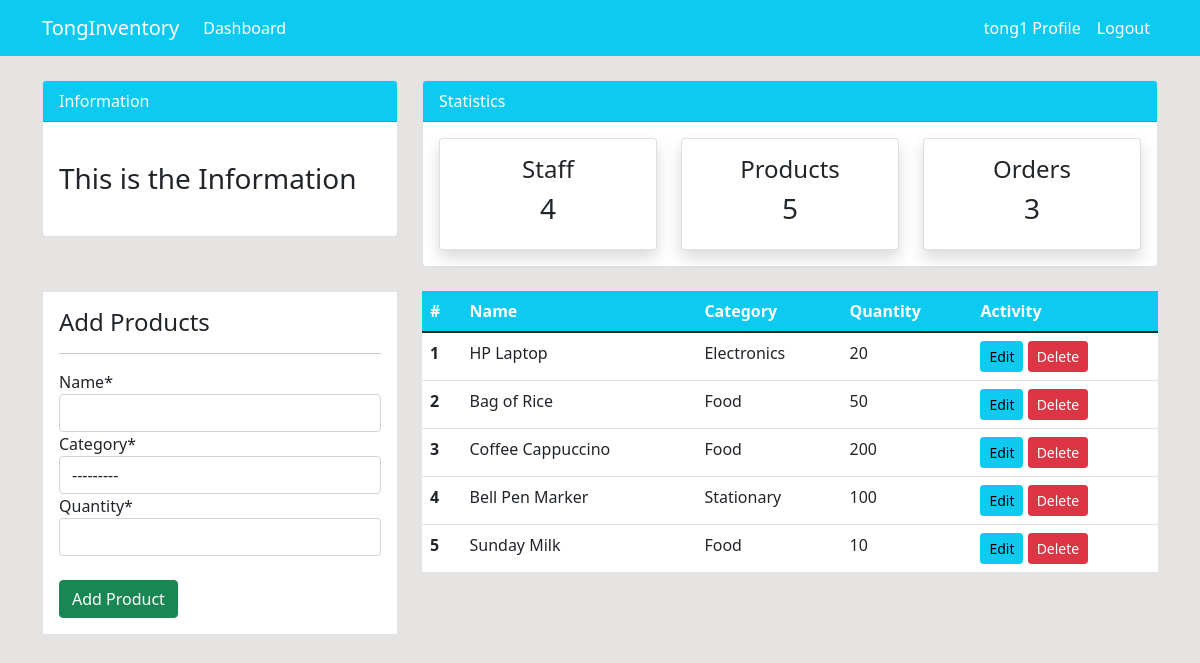
The page /product/ (signed in) on the database as committed earlier.
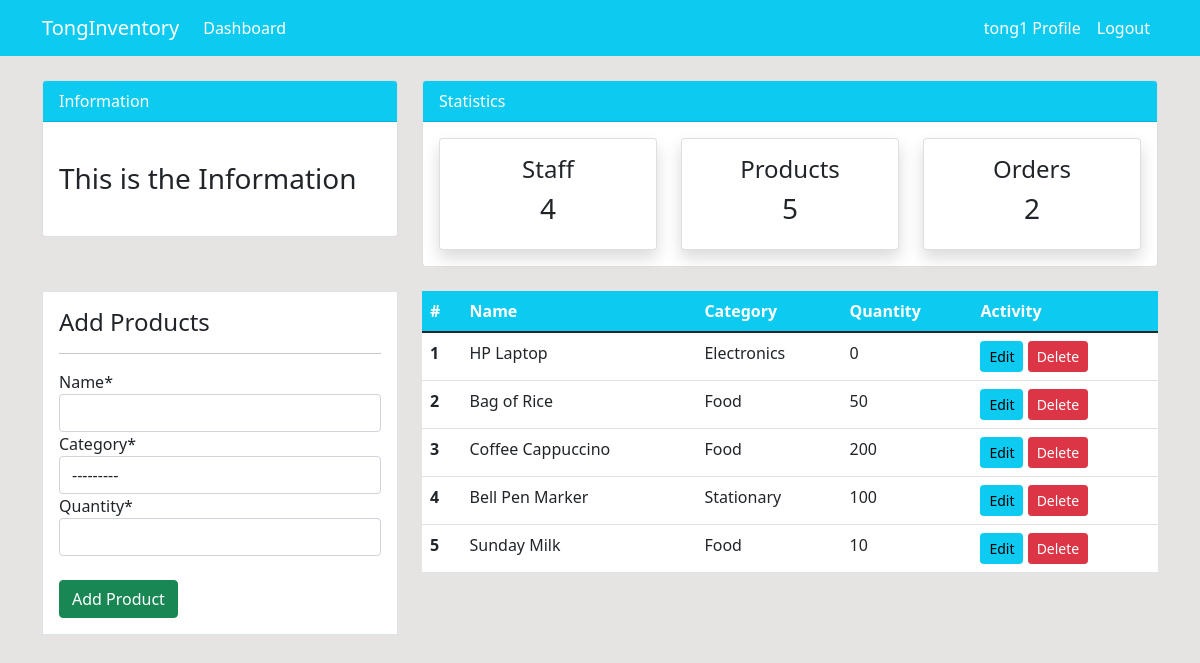
The same page on the database as committed later.
### dashboard/models.py (models this page shows, shortened)
class Product(models.Model):
    name = models.CharField(max_length=100,null=True)
    category = models.CharField(max_length=20,choices=CATEGORY,null=True)
    quantity = models.PositiveBigIntegerField(null=True)
    class Meta:
        verbose_name_plural = 'Product'

### dashboard/views.py (the view)
# urls.py: path('product/',views.product,name='dashboard-product'),
@login_required
def product(request):
    items = Product.objects.all()
    orders = Order.objects.all()
    orders_count = orders.count()
    products = Product.objects.all()
    products_count = products.count()
    workers = User.objects.all()
    workers_count = workers.count()
    if request.method == 'POST':
        form = ProductFrom(request.POST)
        if form.is_valid():
            form.save()
            product_name = form.cleaned_data.get('name') # เป็นการ get data name ใน table product
            messages.success(request, f'{product_name} has been added')
            return redirect('dashboard-product') # ถ้าใส่ action ใน form ของ html ไม่จำเป็นต้องใส่ return ก็ได้
    else:
        form = ProductFrom()
    context = {
        'items':items,
        'form':form,
        'workers_count':workers_count,
        'orders_count':orders_count,
        'products_count':products_count,
    }
    return render(request, 'dashboard/product.html',context)

### dashboard/forms.py
class ProductFrom(forms.ModelForm):
    class Meta:
        model = Product
        fields = ['name','category','quantity']

### templates/dashboard/product.html (shortened to what this page needs)
{% extends 'partials/base.html' %}
{% load crispy_forms_tags %}
{% block content %}
{% include 'partials/topnav.html' %}
<div class="container">
    <div class="row my-4">
        <div class="col-md-4">
            <div class="border bg-white p-3">
                <h4>Add Products</h4>
                <hr>
                <form method="POST"> {% csrf_token %}
                    {{ form|crispy }}<br>
                    <input class="btn btn-success btn-block" type="submit" value="Add Product">
                </form>
            </div>
        </div>
        <div class="col-md-8">
            <table class="table bg-white">
                <thead class="bg-info">
                    <tr class="text-white">
                        <th scope="col">#</th>
                        <th scope="col">Name</th>
                        <th scope="col">Category</th>
                        <th scope="col">Quantity</th>
                        <th scope="col">Activity</th>
                    </tr>
                </thead>
                <tbody>
                    {% for item in items %}
                    <tr>
                        <th scope="row">{{ forloop.counter }}</th>
                        <td>{{ item.name }}</td>
                        <td>{{ item.category }}</td>
                        <td>{{ item.quantity }}</td>
                        <td>
                            <a class="btn btn-info btn-sm" href="{% url 'dashboard-product-update' item.id %}">Edit</a>
                            <a class="btn btn-danger btn-sm" href="{% url 'dashboard-product-delete' item.id %}">Delete</a>
                        </td>
                    </tr>
                    {% endfor %}
                </tbody>
            </table>
        </div>
    </div>
</div>
{% endblock %}

Rows that differ between the two databases and show on the page:
changed Product "HP Laptop": quantity "20" → "0"
Other text that changed with them:
{{ orders_count }}: "3" → "2"
